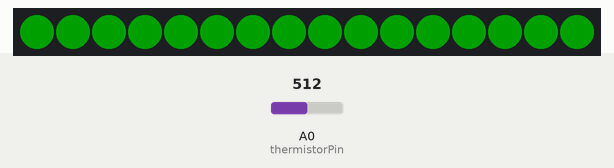
A sketch run on a simulated Arduino Uno, built with avr-gcc and run on an emulated ATmega328P. Shown: 16 RGB LEDs in strip order, left to right. The inputs (shaded band) are chosen by the test bench; at power-on: A0 (thermistorPin) = 512. Dim RGB values are drawn brighter than linear.

Above: at 1.0 s.
1.3 s: A0 (thermistorPin) set to 716
At 2.4 s:
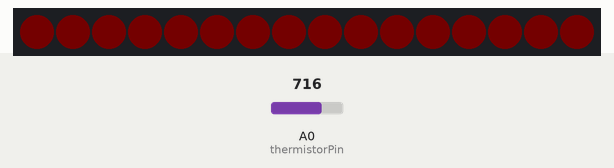
4.3 s: A0 (thermistorPin) set to 511
At 5.0 s:
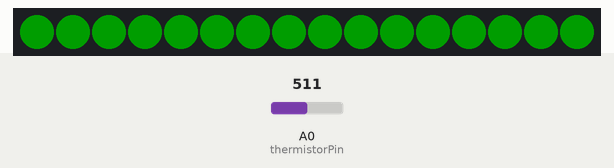
5.8 s: A0 (thermistorPin) set to 900
At 6.42 s:
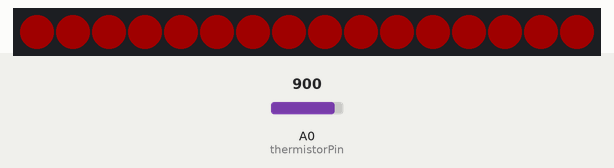
Timing chart, 0 to 8.8 s (numbered marks = the images above; inputs shaded):
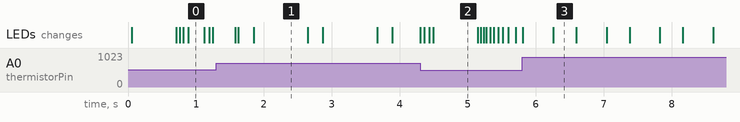

The sketch:

Lab5.ino
```cpp
#include <Adafruit_NeoPixel.h>

// 建立燈條(燈環)物件, 參數為：共16顆LED, 資料線接在Pin6
Adafruit_NeoPixel strip = Adafruit_NeoPixel(16, 6);

const int thermistorPin = A0;     // 熱敏電阻接在 A0

void setup() {
  strip.begin();                  // 將燈條物件初始化, 並設為全暗
  strip.setBrightness(32);        // 將整體亮度降為 1/8
  strip.show();                   // 讓燈條顯示出所設定的狀態
}

void loop() {
  coaster(520, 50); // 顯示熱感杯墊, 開始變化的熱度520, 熱度每多50速度加一倍
}

// 熱感杯墊, 參數：開始變化的熱度、熱度每加多少則速度加一倍
void coaster(int base, int speedBase) {
  float red, green, faster;
  while (true) {
    int vin = analogRead(thermistorPin);  // 讀取熱敏電阻的感測值
    red = constrain(vin - base, 0, 255);  // 計算紅色的亮度(必須介於 0~255)
    faster = red / speedBase;             // 計算呼吸加速率
    if (faster <= 1) faster = 1;          // 加速率不得小於 1
    green = (255 - red);                  // 綠色亮度 = 255 - 紅色亮度

    // 使用自訂的myMillis(速度)來計算呼吸燈的亮度,
    //     再對映到紅、綠的亮度, 藍的亮度固定為0
    float bright = (exp(sin(myMillis(faster)/2000.0*PI))-0.36787944)*108.0;
    bright = bright / 255;     // 先除 255, 然後下一行再乘以指定的 3 原色值
    showAll(bright*red, bright*green, 0);
  }
}

// 依照指定的速度(faster) 調整 millis() 的傳回值, 並將調整值傳回
unsigned long myMillis(float faster) {
  static unsigned long lastMs = millis();  // 儲存上一次讀取的 millis() 值
  static unsigned long myMs = 0;           // 儲存要傳回的毫秒值
  static float sum = 0;                    // 儲存要傳回的增量值

  unsigned long ms = millis();  // 讀取 millis() 毫秒值
  if(ms != lastMs) {            // 如果距上次計算增量已超過1ms, 就重新計算
    sum += faster*(ms-lastMs);  // 計算增量值sum(=sum + faster*已過多少毫秒)
    lastMs = ms;                // 記錄最後一次計算增量的時間 (毫秒值)

    // 由於sum為float型別, 只有6位有效數字, 因此要避免加到太大, 否則會出錯
    if(sum > 1000) {  // 當 sum 大於 1000 時
      myMs += sum;    // 將 sum 轉為長整數加到 myMs 中
      sum = 0;        // 再將 sum 歸 0  (以避免 sum 加到太大)
    }
  }
  return myMs + sum;  // 傳回 (毫秒值+增量值)
}

// 點亮所有 LED, 並顯示出來
void showAll(int r, int g, int b) {
  for (int i = 0; i < strip.numPixels(); i++) {
    strip.setPixelColor(i, r, g, b);
  }
  strip.show();    // 讓燈條顯示出來
}
```

Measured:
- after the input at 1.3 s, the LEDs: change after 0.28 s (image 1)
- after the input at 4.3 s, the LEDs: first change at once (image 2 shows a later state)
- after the input at 5.8 s, the LEDs: first differ from a run without the input after 0.46 s (image 3)
- what the display in image 1 shows lasts 0.8 s, from 1.8 s to 2.6 s
